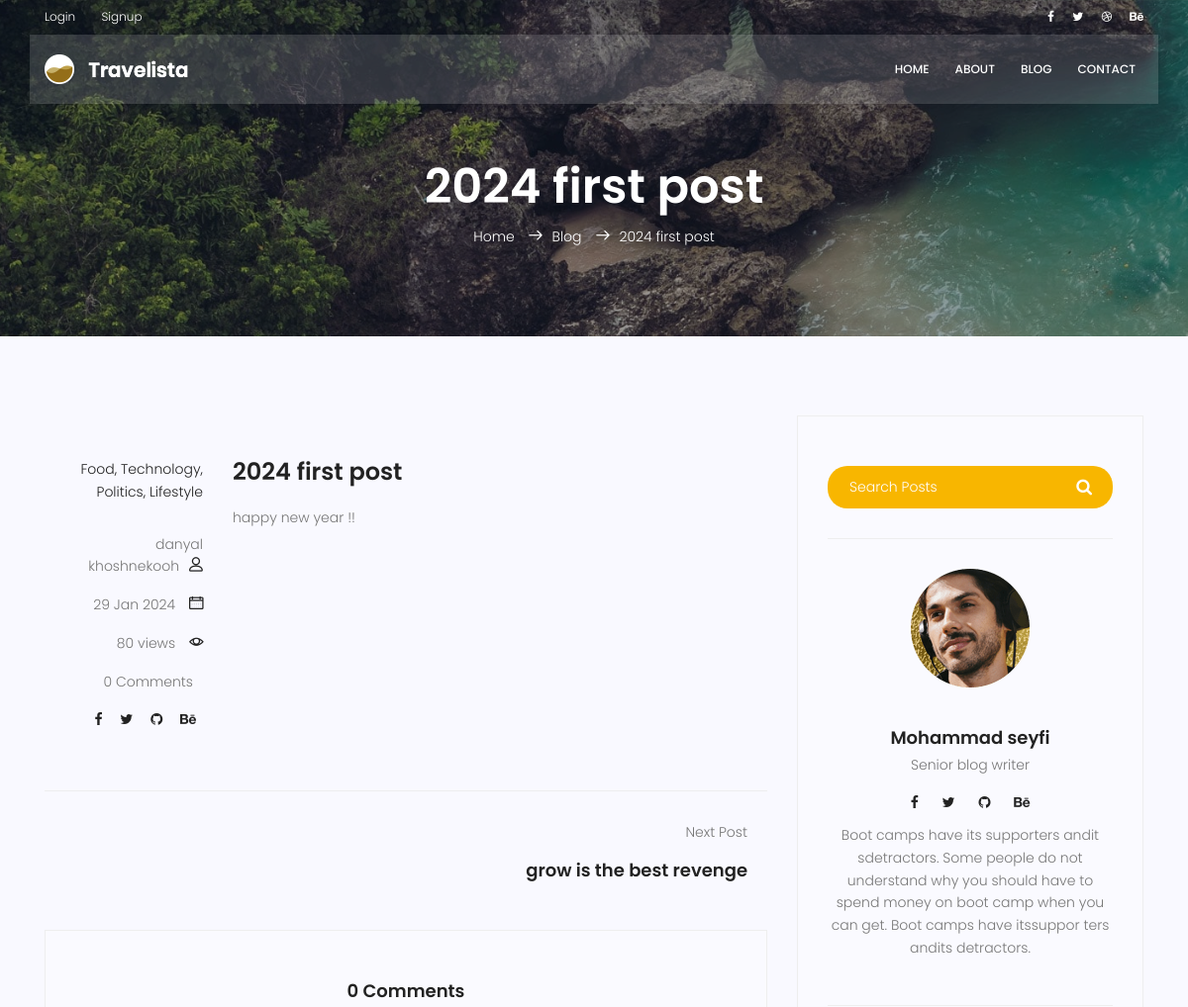
The app's page /blog/13 (upper part), older data.
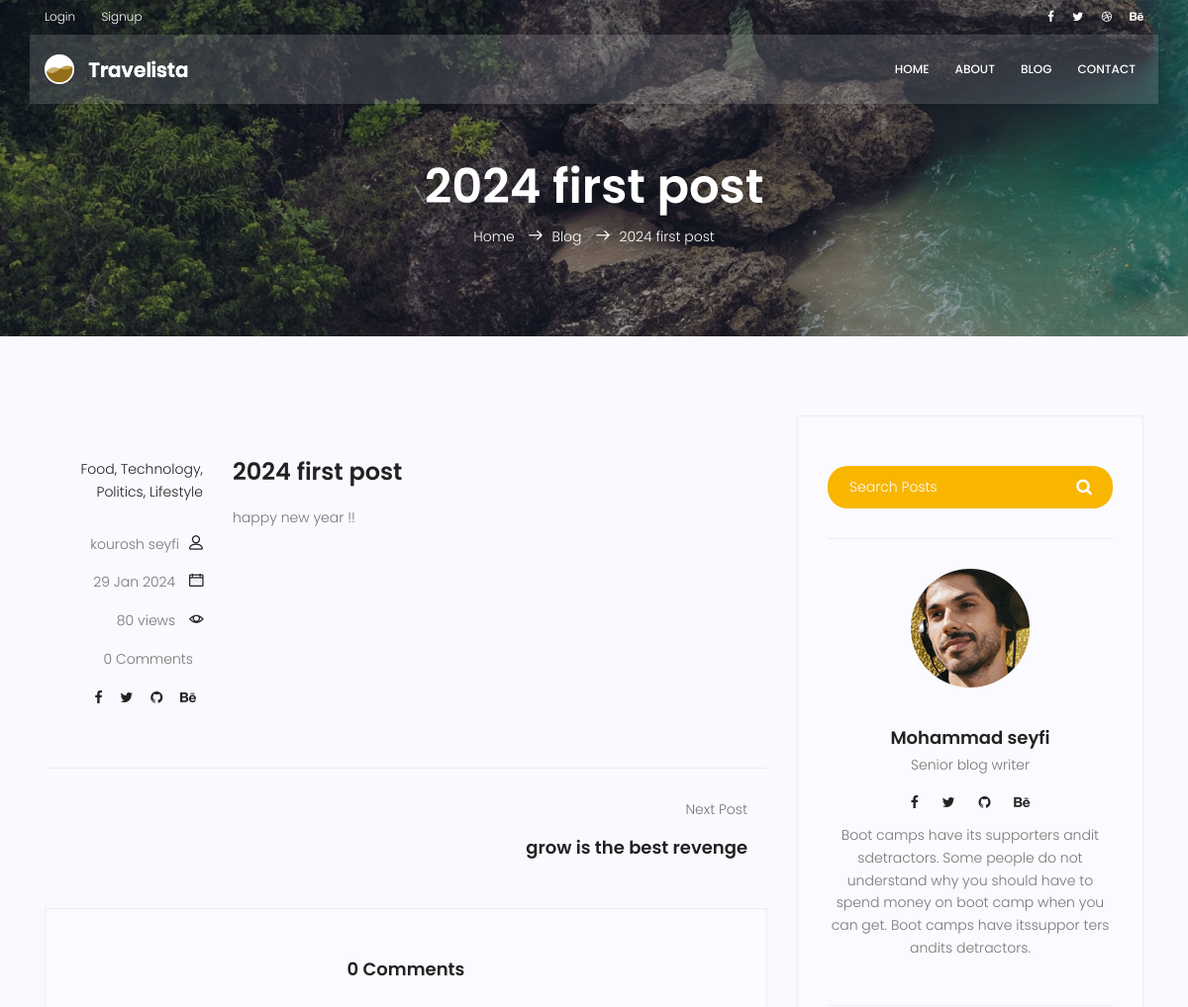
The same page, newer data.
### blog/models.py (models this page shows, shortened)
class post(models.Model):
    title = models.CharField(max_length = 255)
    content = models.TextField()
    image = models.ImageField(upload_to = 'blog-images/', default = 'blog-images/default.jpg')
    tags = TaggableManager()
    author = models.ForeignKey(User, on_delete = models.SET_NULL, null = True)
    category = models.ManyToManyField(Category, )
    counted_views = models.IntegerField(default = 0)
    status = models.BooleanField(default = False)
    published_date = models.DateTimeField(null = True)
    created_date = models.DateTimeField(auto_now_add = True)
    updated_date = models.DateTimeField(auto_now = True)
    login_require = models.BooleanField(default = False)
    class Meta:
        ordering = ['-created_date']

### blog/views.py (the view, shortened to what this page needs)
# urls.py: path('<int:pid>', blog_single, name = 'single'),
def blog_single(request, pid):
    if request.method == 'POST':
        form = CommentForm(request.POST)
        if form.is_valid():
            form.save()
            sweetify.success(request, 'Submitted successfully!')
        else:
            sweetify.error(request, 'Submission failed!')
    else:
        form = CommentForm()
    now = timezone.now()
    all_posts = post.objects.filter(status=1, published_date__lte=now)
    current_index = 0
    for index, p in enumerate(all_posts):
        if p.id == pid:
            current_index = index
            break
    previous_post = all_posts[current_index - 1] if (current_index - 1) >= 0 else None
    next_post = all_posts[current_index + 1] if (current_index + 1) < len(all_posts) else None
    current_post = get_object_or_404(all_posts, pk = pid)
    current_post.counted_views += 1
    current_post.save()
    if not current_post.login_require:
        comments = Comment.objects.filter(Post = current_post.id, approved = True)
        context = {'Post': current_post, 'pp': previous_post, 'np': next_post, 'comments': comments, 'form': form}
        return render(request, 'blog/blog-single.html', context)

### blog/forms.py
class CommentForm(forms.ModelForm):
    class Meta:
        model = Comment
        fields = ['Post', 'name', 'subject', 'message', 'email']

### blog/templatetags/blog_tags.py (called while the page is built)
@register.inclusion_tag('blog/blog-latest.html')
def latestposts(arg = 4):
     posts = post.objects.filter(status = 1).order_by('published_date')[:arg]
     return {'posts' : posts}

### templates/blog/blog-single.html (shortened to what this page needs)
{% extends 'base.html' %}
{% load static %}
{% load humanize %}
{% load blog_tags %}
{% block content %}
<section class="relative about-banner">
	<div class="overlay overlay-bg"></div>
	<div class="container">
		<div class="row d-flex align-items-center justify-content-center">
			<div class="about-content col-lg-12">
				<h1 class="text-white">
					{{Post.title}}
				</h1>
				<p class="text-white link-nav"><a href="{% url 'website:index' %}">Home </a> <span
						class="lnr lnr-arrow-right"></span><a href="{% url 'blog:index' %}">Blog </a> <span
						class="lnr lnr-arrow-right"></span>{{Post.title}}</p>
			</div>
		</div>
	</div>
</section>
<section class="post-content-area single-post-area">
	<div class="container">
		<div class="row">
			<div class="col-lg-8 posts-list">
				<div class="single-post row">
					<div class="col-lg-12">
						<div class="feature-img">
						</div>
					</div>
					<div class="col-lg-3  col-md-3 meta-details">
						<ul class="tags">
							<li><a href="#">Food,</a></li>
							<li><a href="#">Technology,</a></li>
							<li><a href="#">Politics,</a></li>
							<li><a href="#">Lifestyle</a></li>
						</ul>
						<div class="user-details row">
							<p class="user-name col-lg-12 col-md-12 col-6"><a href="#">{{Post.author.get_full_name}}</a><span class="lnr lnr-user"></span></p>
							<p class="date col-lg-12 col-md-12 col-6"><a href="#">{{Post.published_date|date:'d M Y'}}</a> <span class="lnr lnr-calendar-full"></span></p>
							<p class="view col-lg-12 col-md-12 col-6"><a href="#">{{Post.counted_views}} views </a><span class="lnr lnr-eye"></span></p>
							<p class="comments col-lg-12 col-md-12 col-6"><a href="#">{{comments|length}} Comments</a><spanclass=" lnr lnr-bubble"></span></p>
							<ul class="social-links col-lg-12 col-md-12 col-6">
								<li><a href="#"><i class="fa fa-facebook"></i></a></li>
								<li><a href="#"><i class="fa fa-twitter"></i></a></li>
								<li><a href="#"><i class="fa fa-github"></i></a></li>
								<li><a href="#"><i class="fa fa-behance"></i></a></li>
							</ul>
						</div>
					</div>
					<div class="col-lg-9 col-md-9">
						<h3 class="mt-20 mb-20">{{Post.title}}</h3>
						<p class="excert">
							{{Post.content|safe}}
						</p>
					</div>
				</div>
				<div class="navigation-area">
					<div class="row">
						<div
							class="col-lg-6 col-md-6 col-12 nav-left flex-row d-flex justify-content-start align-items-center">
						</div>
						<div
							class="col-lg-6 col-md-6 col-12 nav-right flex-row d-flex justify-content-end align-items-center">
							{% if np %}
							<div class="detials">
								<p>Next Post</p>
								<a href="{% url 'blog:single' pid=np.id %}">
									<h4> {{np.title}} </h4>
								</a>
							</div>
							<div class="arrow">
								<a href="{% url 'blog:single' pid=np.id %}"></a>
							</div>
							{% endif %}
						</div>
					</div>
				</div>
				<div class="comments-area">
					<h4>{{comments|length}} Comments</h4>
				</div>
			</div>
			<div class="col-lg-4 sidebar-widgets">
				<div class="widget-wrap">
					{% include 'blog/blog-search.html' %}
					{% include 'blog/blog-writer.html' %}
				</div>
			</div>
		</div>
	</div>
</section>
{% endblock %}

Row changes from the older to the newer data that the page shows:
changed post "happy new year !!": author.get_full_name "danyal khoshnekooh" → "kourosh seyfi"
